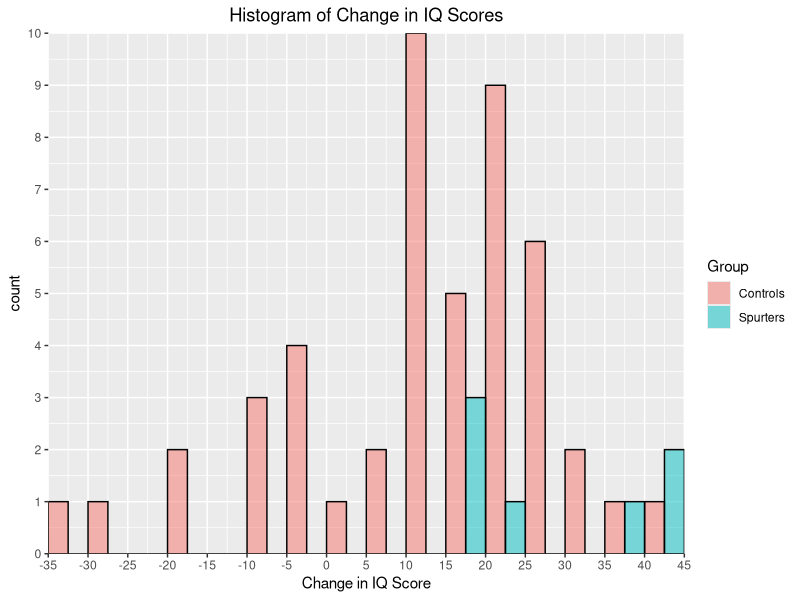
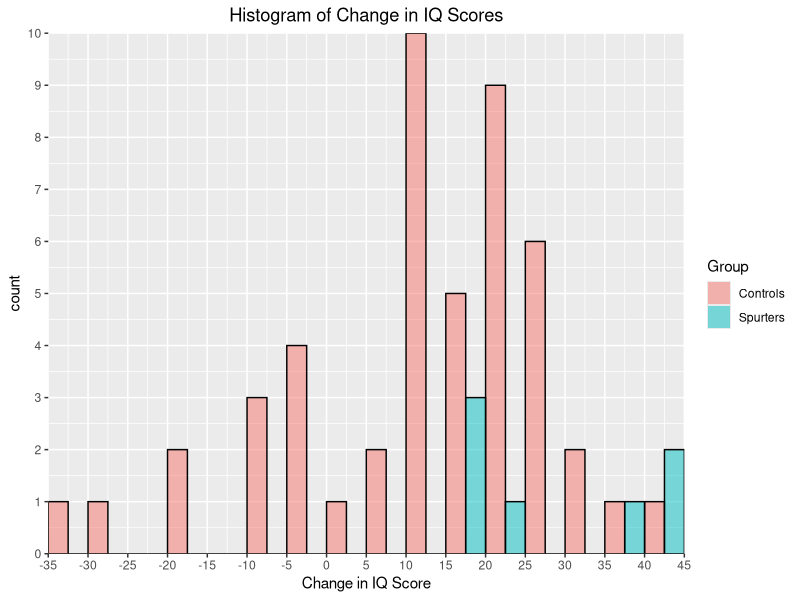
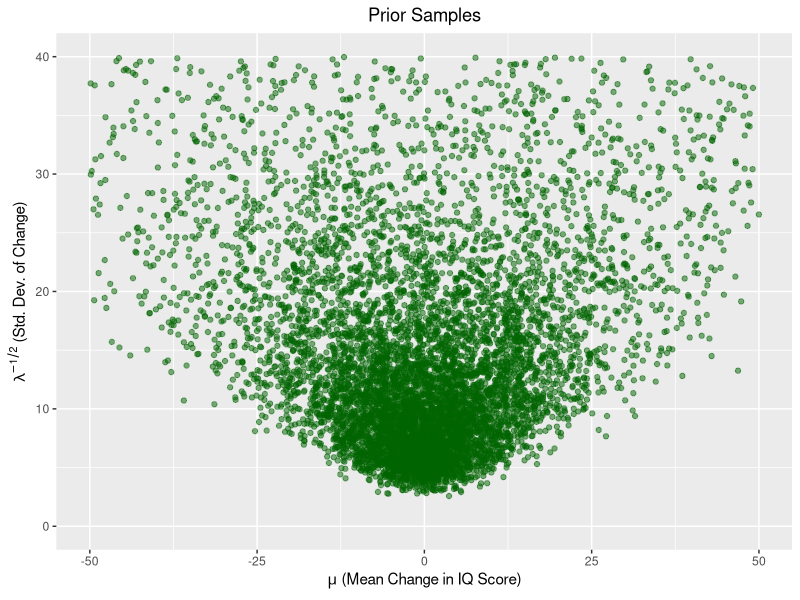

The R source for these figures, in order:
## ---- chunk 1
library(plyr)
library(ggplot2)
library(dplyr)
library(xtable)
library(reshape)
## ---- chunk 2
#spurters
x <- c(18, 40, 15, 17, 20, 44, 38)
#control
y <- c(-4, 0, -19, 24, 19, 10, 5, 10,
      29, 13, -9, -8, 20, -1, 12, 21,
      -7, 14, 13, 20, 11, 16, 15, 27,
      23, 36, -33, 34, 13, 11, -19, 21,
      6, 25, 30,22, -28, 15, 26, -1, -2,
      43, 23, 22, 25, 16, 10, 29)
iqData <- data.frame(Treatment = 
      c(rep("Spurters", length(x)),
      rep("Controls", length(y))),
      Gain = c(x, y))
## ---- chunk 3
xLimits = seq(min(iqData$Gain) - (min(iqData$Gain) %% 5),
              max(iqData$Gain) + (max(iqData$Gain) %% 5),
              by = 5)

ggplot(data = iqData, aes(x = Gain, 
                          fill = Treatment, 
                          colour = I("black"))) + 
  geom_histogram(position = "dodge", alpha = 0.5, 
                 breaks = xLimits, closed = "left")+
  scale_x_continuous(breaks = xLimits, 
                     expand = c(0,0))+ 
  scale_y_continuous(expand = c(0,0), 
                     breaks = seq(0, 10, by = 1))+
  ggtitle("Histogram of Change in IQ Scores") + 
  labs(x = "Change in IQ Score", fill = "Group") + 
  theme(plot.title = element_text(hjust = 0.5))  


## ---- chunk 4
xLimits = seq(min(iqData$Gain) - (min(iqData$Gain) %% 5),
              max(iqData$Gain) + (max(iqData$Gain) %% 5),
              by = 5)

ggplot(data = iqData, aes(x = Gain, 
                          fill = Treatment, 
                          colour = I("black"))) + 
  geom_histogram(position = "dodge", alpha = 0.5, 
                 breaks = xLimits, closed = "left")+
  scale_x_continuous(breaks = xLimits, 
                     expand = c(0,0))+ 
  scale_y_continuous(expand = c(0,0), 
                     breaks = seq(0, 10, by = 1))+
  ggtitle("Histogram of Change in IQ Scores") + 
  labs(x = "Change in IQ Score", fill = "Group") + 
  theme(plot.title = element_text(hjust = 0.5))  


## ---- chunk 5
prior = data.frame(m = 0, c = 1, a = 0.5, b = 50)
findParam = function(prior, data){
  postParam = NULL
  c = prior$c
  m = prior$m
  a = prior$a
  b = prior$b
  n = length(data)
  postParam = data.frame(m = (c*m + n*mean(data))/(c + n), 
                c = c + n, 
                a = a + n/2, 
                b =  b + 0.5*(sum((data - mean(data))^2)) + 
                  (n*c *(mean(data)- m)^2)/(2*(c+n)))
  return(postParam)
}
postS = findParam(prior, x)
postC = findParam(prior, y)

sim = 10000

lambdas = rgamma(sim, postS$a, postS$b)
lambdac = rgamma(sim, postC$a, postS$b)
mus = sapply(sqrt(1/(postS$c*lambdas)),rnorm, n = 1, mean = postS$m)
muc = sapply(sqrt(1/(postC$c*lambdac)),rnorm, n = 1, mean = postC$m)


simDF = data.frame(lambda = c(lambdas, lambdac),
                   mu = c(mus, muc),
                   Treatment = rep(c("Spurters", "Controls"),
                                   each = sim))
simDF$lambda = simDF$lambda^{-0.5}

sim = 10000

lambda = apply(as.matrix(sim), 1,rgamma, prior$a, prior$b)
mu = sapply(sqrt(1/(prior$c*lambda)), rnorm, n = 1, mean = prior$m)

simPrior = data.frame(lambda, mu)
simPrior$lambda = simPrior$lambda^{-0.5}
## ---- chunk 6
ggplot(data = simPrior, aes(x = mu, y = lambda)) +
  geom_point(alpha = 0.5, colour = "darkgreen") + 
  labs(x = expression(paste(mu, " (Mean Change in IQ Score)")),
       y = expression(paste(lambda^{-1/2}, " (Std. Dev. of Change)"))) +
  ggtitle("Prior Samples")+ 
  theme(plot.title = element_text(hjust = 0.5))+ 
  xlim(-50,50) + ylim(0, 40)
